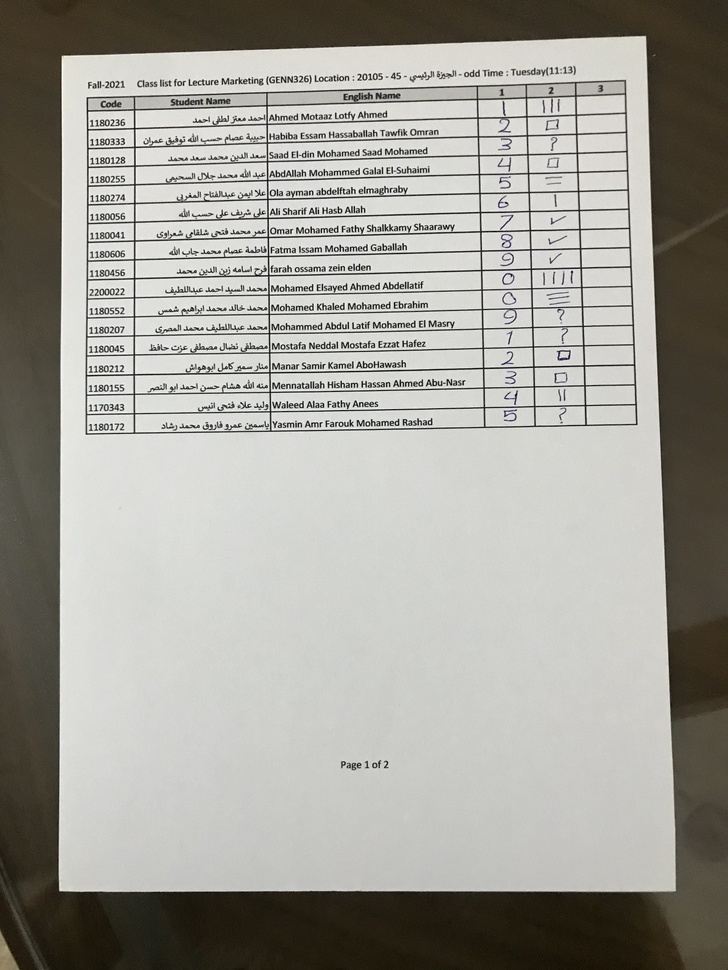
#> input picture DetectTable/1.jpg, 728 x 970 px, shrunk from 3024 x 4030 before the run
$ jupyter execute --allow-errors Hough.ipynb
#> lines starting #> are read from the running program, lines starting #| are printed output that depends on the picture; after the words box and inside, x2 and y2 are one past the last pixel; in counts of white or black regions, pixels touching at a corner belong together
[cell 1]
import cv2
import numpy as np

[cell 2]
# Reading the required image in
# which operations are to be done.
# Make sure that the image is in the same
# directory in which this python program is
img = cv2.imread('1.jpg')
#> img is the input picture: shape (970, 728, 3); mean B, G, R 152.7, 159.6, 161.2

# Convert the img to grayscale
gray = cv2.cvtColor(img, cv2.COLOR_BGR2GRAY)

# Apply edge detection method on the image
edges = cv2.Canny(gray, 50, 150, apertureSize=3)
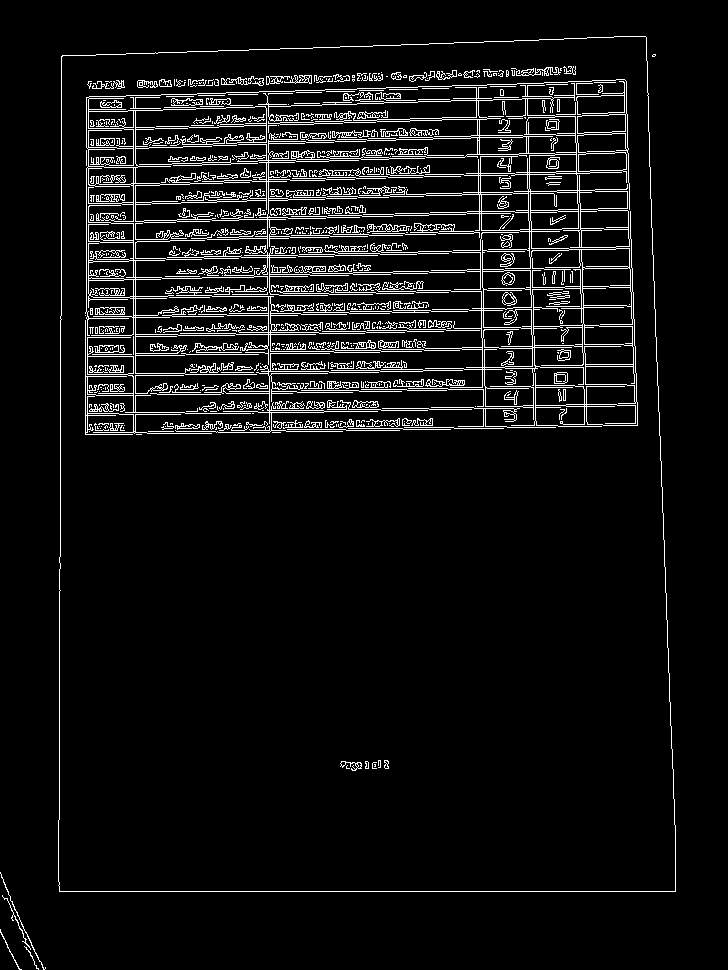
#> edges: shape (970, 728); 6.5% white in thin lines or dots, all inside (x1, y1, x2, y2) = (0, 36, 676, 970)
# cv2.imshow('edges', edges)
# cv2.waitKey(0)

# This returns an array of r and theta values
# lines = cv2.HoughLines(edges, 1, np.pi/180, 200)

minLineLength = 1
maxLineGap = 10
lines = cv2.HoughLinesP(edges,1,np.pi/180,100,minLineLength,maxLineGap)
#> lines = 693 rows, first 6: [59, 891, 675, 891], [285, 48, 312, 48], [675, 868, 675, 890], [273, 412, 323, 412], [85, 434, 132, 434], [511, 425, 534, 425]
for x1,y1,x2,y2 in lines[0]:
    cv2.line(img,(x1,y1),(x2,y2),(0,255,0),2)
#> this loop made 1 pass
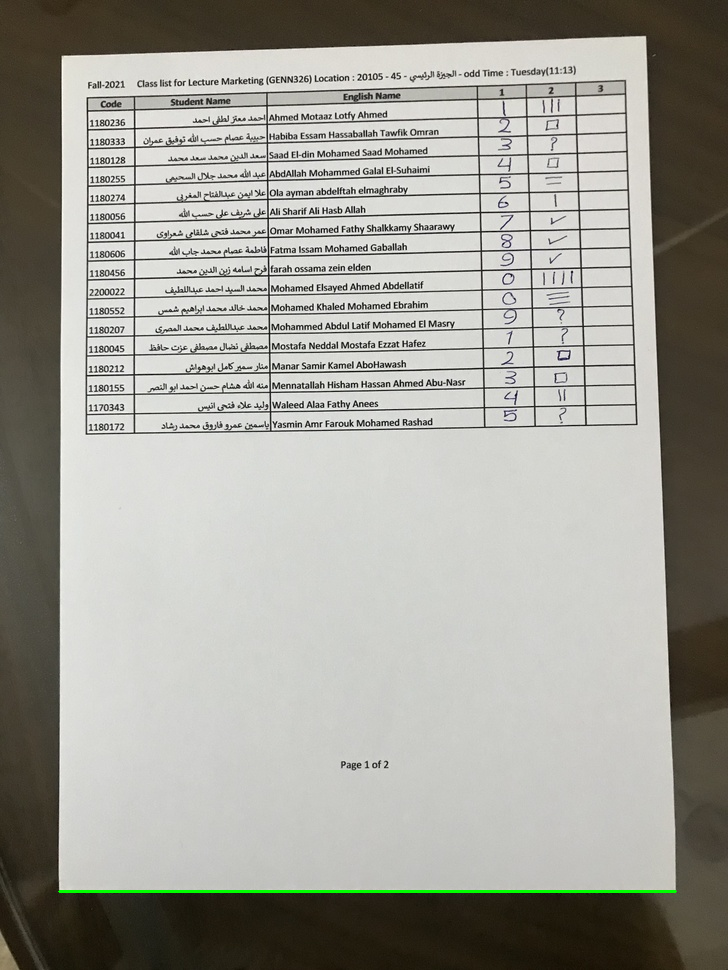
#> img: shape (970, 728, 3); 0.26% of pixels changed, all inside (x1, y1, x2, y2) = (58, 890, 677, 893)

cv2.imwrite('houghlines5.jpg',img)
#> Out = True

[cell 3]
img = cv2.imread('1.jpg', cv2.IMREAD_COLOR) # road.png is the filename
# Convert the image to gray-scale
gray = cv2.cvtColor(img, cv2.COLOR_BGR2GRAY)
# Find the edges in the image using canny detector
edges = cv2.Canny(gray, 50, 200)
# Detect points that form a line
#> (the rest of this cell did not finish here and is left out)

$ run again, with DetectTable/Nv4M5.jpg copied over DetectTable/1.jpg
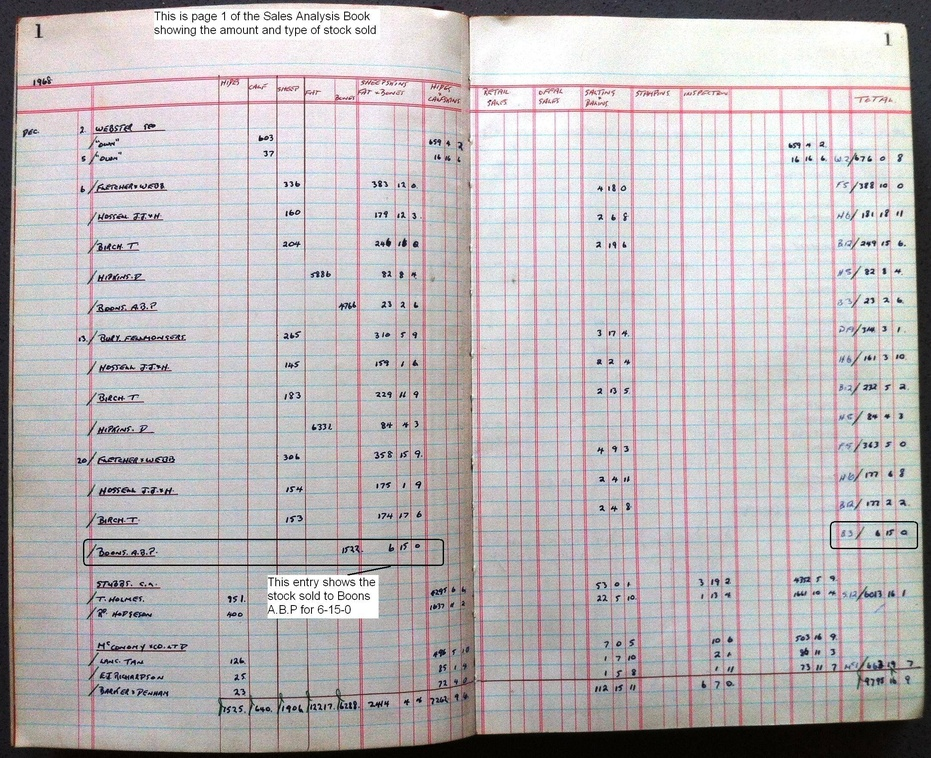
#> input picture DetectTable/Nv4M5.jpg, 931 x 758 px, shrunk from 2164 x 1760 before the run
#> img is the input picture: shape (758, 931, 3); mean B, G, R 184.8, 182.4, 187.2
#> lines = 1570 rows, first 6: [219, 536, 219, 105], [217, 538, 217, 105], [218, 538, 440, 538], [92, 479, 116, 479], [280, 431, 300, 431], [87, 540, 440, 540]
#> the loop `for x1,y1,x2,y2 in lines[0]:` made 1 pass
#> after the loop `for x1,y1,x2,y2 in lines[0]:`:
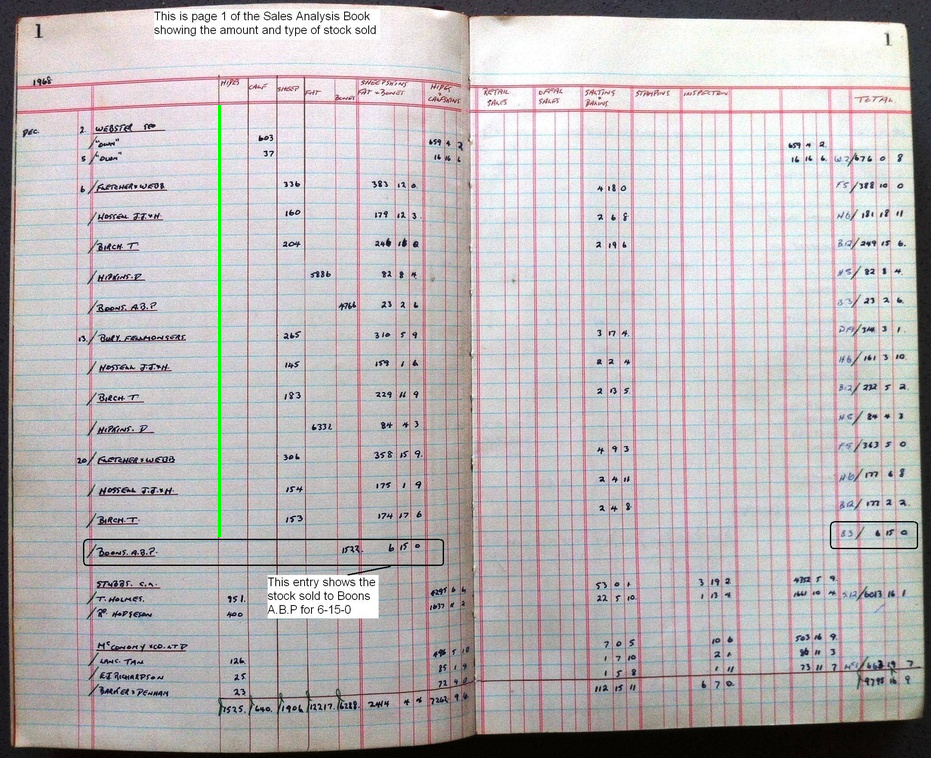
#> img: shape (758, 931, 3); 0.18% of pixels changed, all inside (x1, y1, x2, y2) = (218, 104, 221, 538)
#> Out = True
#> `edges = cv2.Canny(gray, 50, 200)`:
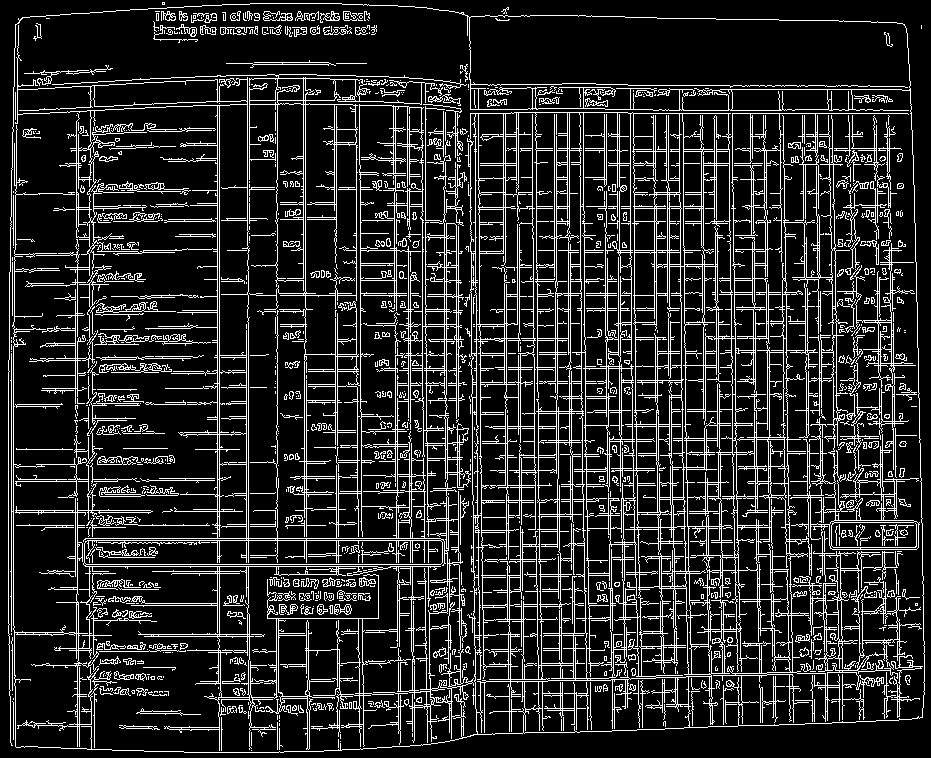
#> edges: shape (758, 931); 15.5% white in thin lines or dots
